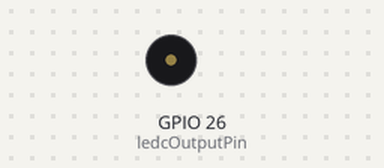
This sketch was run on a simulated ESP32. Shown: buzzer (waves = sounding).

Above: at 0.5 s.
At 1.02 s:
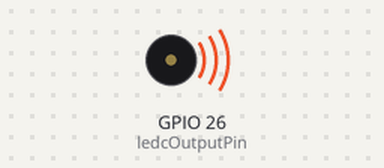
Timing chart, 0 to 3.0 s (numbered marks = the images above):
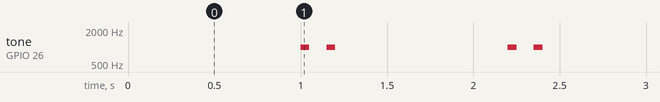

Measured:
- by itself, tone on GPIO 26 (ledcOutputPin): repeats every 1.2 s: silent 0.10 s, 1000 Hz 0.05 s, silent 1.0 s, 1000 Hz 0.05 s

The sketch:

tone_gen_pwm.ino
```cpp
// Define the LEDC channel, timer, and output pin
const int ledcChannel = 0;
const int ledcTimer = 0;
const int ledcOutputPin = 26;  // GPIO26
const int frequency = 1000;    // Frequency of the tone in Hz
const int resolution = 8;      // LEDC PWM resolution
const int beepDuration = 50;  // Duration of each beep in milliseconds
const int pauseDuration = 100; // Pause duration between beeps in milliseconds
const int intervalBetweenBeeps = 1000; // Interval between beep sequences

unsigned long previousMillis = 0;
bool isBeeping = false;
int beepState = 0;

void setup() {
  // Set up the LEDC peripheral
  ledcSetup(ledcChannel, frequency, resolution);

  // Attach the LEDC channel to the output pin
  ledcAttachPin(ledcOutputPin, ledcChannel);
}

void loop() {
  beepBeep();
}

void beepBeep() {
  unsigned long currentMillis = millis();

  switch (beepState) {
    case 0:
      if (currentMillis - previousMillis >= intervalBetweenBeeps) {
        previousMillis = currentMillis;
        ledcWriteTone(ledcChannel, frequency);
        isBeeping = true;
        beepState = 1;
      }
      break;

    case 1:
      if (currentMillis - previousMillis >= beepDuration) {
        previousMillis = currentMillis;
        ledcWriteTone(ledcChannel, 0); // Stop the tone
        beepState = 2;
      }
      break;

    case 2:
      if (currentMillis - previousMillis >= pauseDuration) {
        previousMillis = currentMillis;
        ledcWriteTone(ledcChannel, frequency);
        beepState = 3;
      }
      break;

    case 3:
      if (currentMillis - previousMillis >= beepDuration) {
        previousMillis = currentMillis;
        ledcWriteTone(ledcChannel, 0); // Stop the tone
        isBeeping = false;
        beepState = 0;
      }
      break;
  }
}
```
